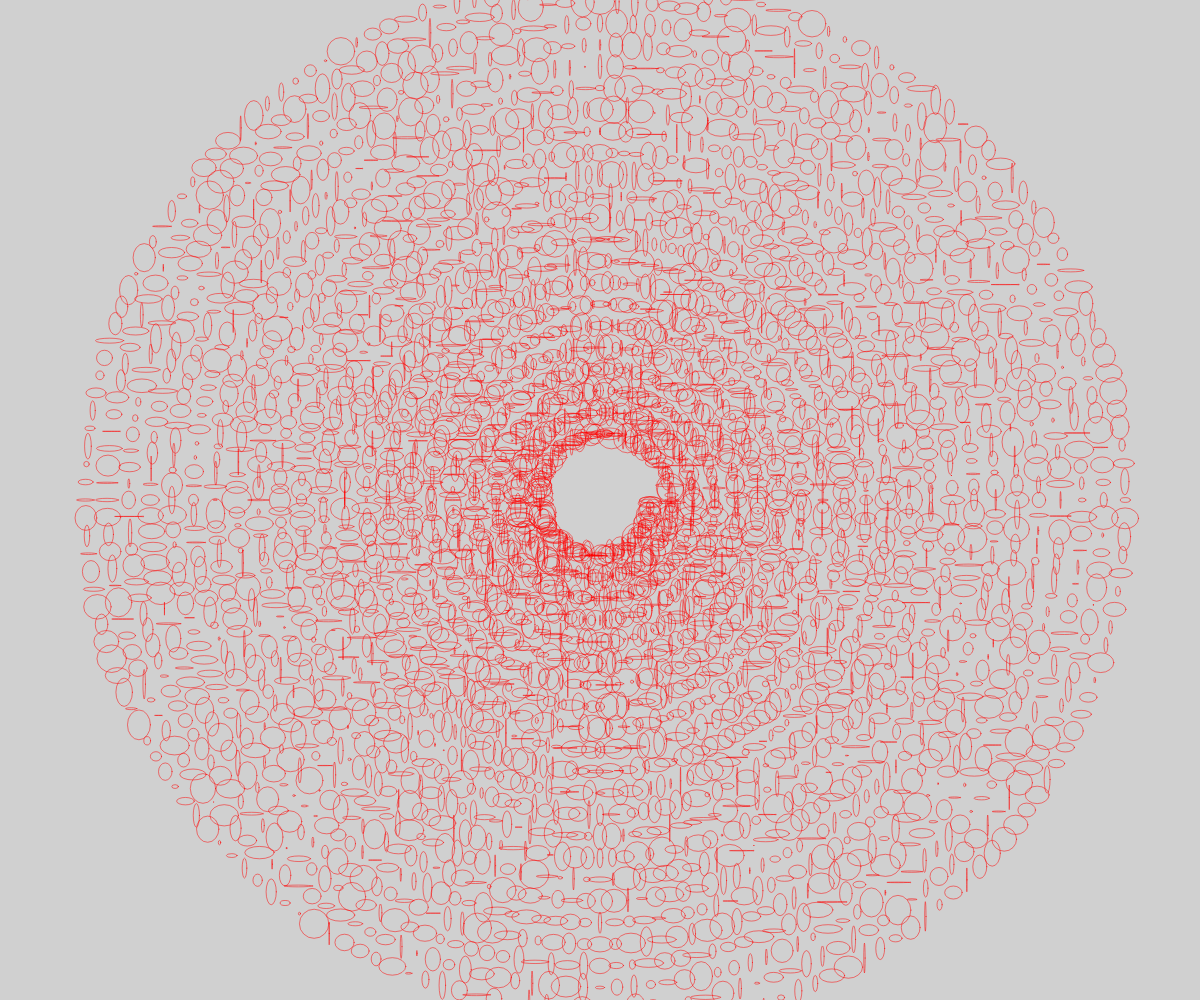
Frame 1 (no input)
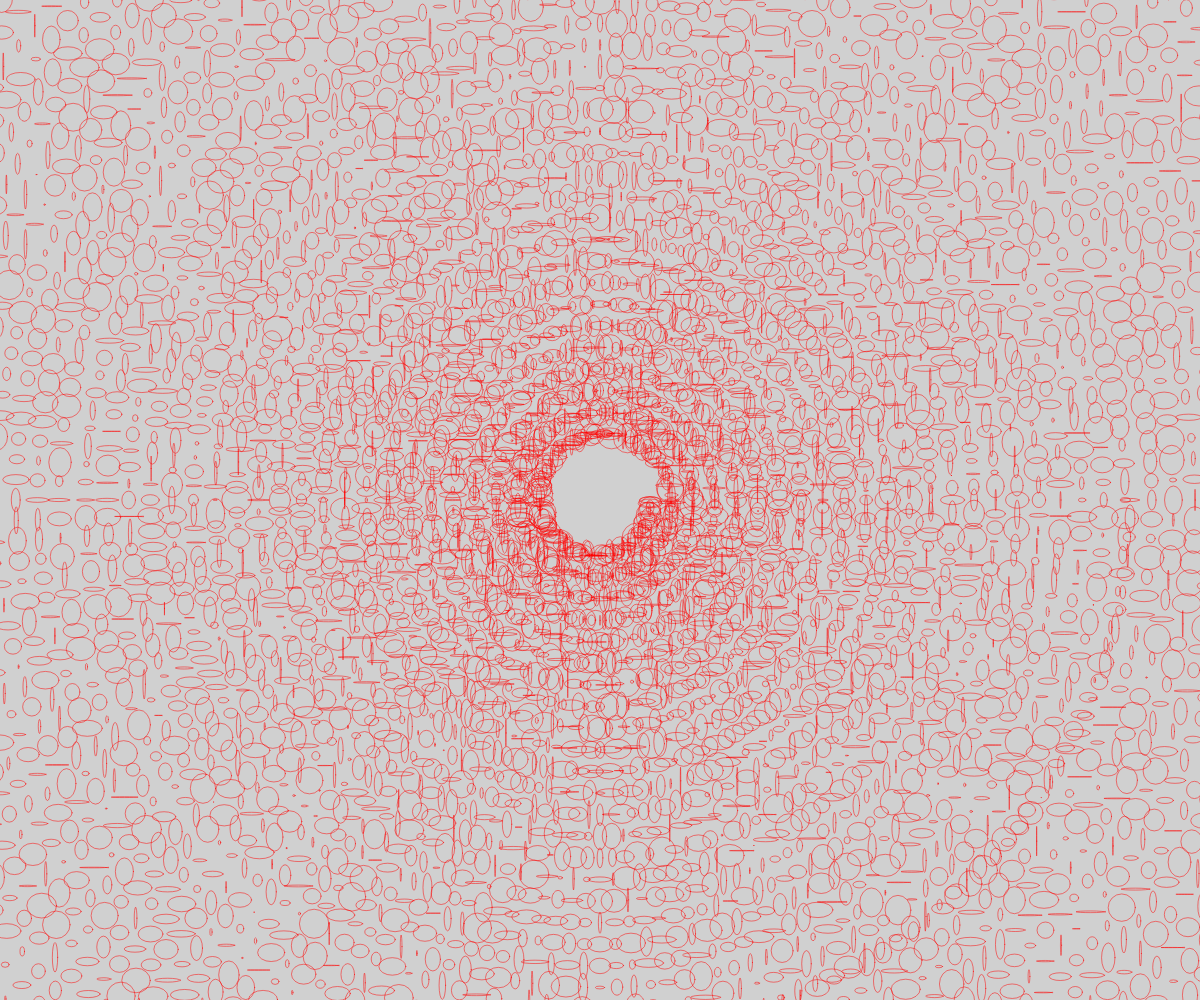
Frame 2 (the mouse pressed at the canvas centre, redrawn once)

The p5.js sketch that drew these frames (run headless with seeded random() and noise() and a simulated clock; the mouse was pressed at the canvas centre and the sketch redrawn once):

// p5.js sketch
// ── sketch.js
var step = 10;
var lastX = -10;
var radius = 50;
let lastY;
let middle;
let y;

function setup() {
    createCanvas(windowWidth, windowHeight);
    background(208);
    smooth();
    noLoop();
    noFill();
    strokeWeight(.5);
}

function draw() {
    stroke(20, 50, 70);
    centX = width / 2;
    centY = height / 2;
    stroke(0, 30);
    noFill();
    // ellipse(centX, centY, radius * 2, radius * 2);

    stroke('red');
    for (ang = 0; ang <= 8000; ang += 2) {
        radius += 0.12;
        var rad = radians(ang);
        x = centX + (radius * cos(rad));
        y = centY + (radius * sin(rad));
        ellipse(x, y, random(30),random(30));
    }
}
